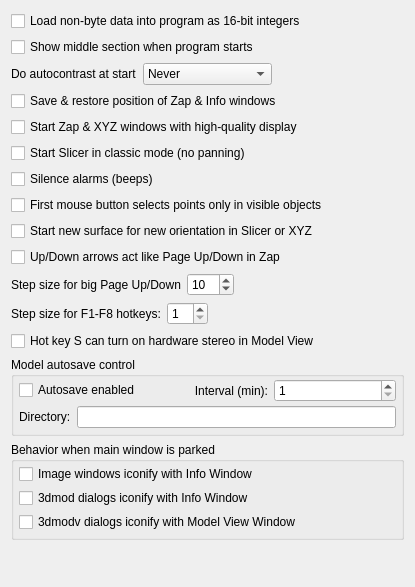
<?xml version="1.0" encoding="UTF-8"?>
<ui version="4.0">
 <class>BehaviorForm</class>
 <widget class="QWidget" name="BehaviorForm">
  <property name="geometry">
   <rect>
    <x>0</x>
    <y>0</y>
    <width>415</width>
    <height>587</height>
   </rect>
  </property>
  <property name="windowTitle">
   <string>Behavior</string>
  </property>
  <layout class="QVBoxLayout" name="verticalLayout">
   <item>
    <widget class="QCheckBox" name="loadUshortBox">
     <property name="toolTip">
      <string>Store images in program memory as 16-bit integers instead of converting to bytes</string>
     </property>
     <property name="text">
      <string>Load non-byte data into program as 16-bit integers</string>
     </property>
    </widget>
   </item>
   <item>
    <widget class="QCheckBox" name="startAtMidZBox">
     <property name="toolTip">
      <string>Start program on middle section instead of first one</string>
     </property>
     <property name="text">
      <string>Show middle section when program starts</string>
     </property>
    </widget>
   </item>
   <item>
    <layout class="QHBoxLayout">
     <item>
      <widget class="QLabel" name="textLabel1_2">
       <property name="text">
        <string>Do autocontrast at start</string>
       </property>
       <property name="wordWrap">
        <bool>false</bool>
       </property>
      </widget>
     </item>
     <item>
      <widget class="QComboBox" name="autoConAtStartBox">
       <property name="toolTip">
        <string>Set contrast with &quot;Auto&quot; on first section shown</string>
       </property>
       <item>
        <property name="text">
         <string>Never</string>
        </property>
       </item>
       <item>
        <property name="text">
         <string>If no model loaded</string>
        </property>
       </item>
       <item>
        <property name="text">
         <string>Always</string>
        </property>
       </item>
      </widget>
     </item>
     <item>
      <spacer name="spacer23">
       <property name="orientation">
        <enum>Qt::Horizontal</enum>
       </property>
       <property name="sizeType">
        <enum>QSizePolicy::Expanding</enum>
       </property>
       <property name="sizeHint" stdset="0">
        <size>
         <width>40</width>
         <height>20</height>
        </size>
       </property>
      </spacer>
     </item>
    </layout>
   </item>
   <item>
    <widget class="QCheckBox" name="geomCheckBox">
     <property name="text">
      <string>Save &amp;&amp; restore position of Zap &amp;&amp; Info windows</string>
     </property>
    </widget>
   </item>
   <item>
    <widget class="QCheckBox" name="startInHQBox">
     <property name="text">
      <string>Start Zap &amp;&amp; XYZ windows with high-quality display</string>
     </property>
    </widget>
   </item>
   <item>
    <widget class="QCheckBox" name="classicBox">
     <property name="text">
      <string>Start Slicer in classic mode (no panning)</string>
     </property>
    </widget>
   </item>
   <item>
    <widget class="QCheckBox" name="silenceBox">
     <property name="toolTip">
      <string>Turn off the beep for error mesages</string>
     </property>
     <property name="text">
      <string>Silence alarms (beeps)</string>
     </property>
    </widget>
   </item>
   <item>
    <widget class="QCheckBox" name="selectONcheckBox">
     <property name="toolTip">
      <string>Ignore objects that are OFF when attaching with mouse</string>
     </property>
     <property name="text">
      <string>First mouse button selects points only in visible objects</string>
     </property>
    </widget>
   </item>
   <item>
    <widget class="QCheckBox" name="slicerNewSurfBox">
     <property name="toolTip">
      <string>When modeling closed contours, start a new surface when the angle changes in Slicer or plane changes in XYZ</string>
     </property>
     <property name="text">
      <string>Start new surface for new orientation in Slicer or XYZ</string>
     </property>
    </widget>
   </item>
   <item>
    <widget class="QCheckBox" name="arrowsScrollZapBox">
     <property name="text">
      <string>Up/Down arrows act like Page Up/Down in Zap</string>
     </property>
    </widget>
   </item>
   <item>
    <layout class="QHBoxLayout" name="horizontalLayout">
     <item>
      <widget class="QLabel" name="label">
       <property name="text">
        <string>Step size for big Page Up/Down</string>
       </property>
      </widget>
     </item>
     <item>
      <widget class="QSpinBox" name="pageStepSpinBox">
       <property name="toolTip">
        <string>Step size for paging up and down with keypad * and / hot keys</string>
       </property>
       <property name="minimum">
        <number>2</number>
       </property>
       <property name="maximum">
        <number>500</number>
       </property>
       <property name="value">
        <number>10</number>
       </property>
      </widget>
     </item>
     <item>
      <spacer name="spacer23_2">
       <property name="orientation">
        <enum>Qt::Horizontal</enum>
       </property>
       <property name="sizeType">
        <enum>QSizePolicy::Expanding</enum>
       </property>
       <property name="sizeHint" stdset="0">
        <size>
         <width>40</width>
         <height>20</height>
        </size>
       </property>
      </spacer>
     </item>
    </layout>
   </item>
   <item>
    <layout class="QHBoxLayout">
     <property name="spacing">
      <number>6</number>
     </property>
     <property name="margin">
      <number>0</number>
     </property>
     <item>
      <widget class="QLabel" name="TextLabel3">
       <property name="text">
        <string>Step size for F1-F8 hotkeys:</string>
       </property>
       <property name="wordWrap">
        <bool>false</bool>
       </property>
      </widget>
     </item>
     <item>
      <widget class="QSpinBox" name="f1f8StepSpinBox">
       <property name="toolTip">
        <string>Step change in black/white values with F1 to F8 keys</string>
       </property>
       <property name="minimum">
        <number>1</number>
       </property>
       <property name="maximum">
        <number>16</number>
       </property>
      </widget>
     </item>
     <item>
      <spacer name="Spacer8">
       <property name="orientation">
        <enum>Qt::Horizontal</enum>
       </property>
       <property name="sizeType">
        <enum>QSizePolicy::Expanding</enum>
       </property>
       <property name="sizeHint" stdset="0">
        <size>
         <width>30</width>
         <height>0</height>
        </size>
       </property>
      </spacer>
     </item>
    </layout>
   </item>
   <item>
    <widget class="QCheckBox" name="keyHWstereoBox">
     <property name="toolTip">
      <string>Allows hot key to turn on hardware stereo; needs to be off for Mac without hardware stereo</string>
     </property>
     <property name="text">
      <string>Hot key S can turn on hardware stereo in Model View</string>
     </property>
    </widget>
   </item>
   <item>
    <widget class="QGroupBox" name="GroupBox5">
     <property name="title">
      <string>Model autosave control</string>
     </property>
     <layout class="QVBoxLayout">
      <property name="spacing">
       <number>4</number>
      </property>
      <property name="leftMargin">
       <number>5</number>
      </property>
      <property name="topMargin">
       <number>2</number>
      </property>
      <property name="rightMargin">
       <number>5</number>
      </property>
      <property name="bottomMargin">
       <number>5</number>
      </property>
      <item>
       <layout class="QHBoxLayout">
        <property name="spacing">
         <number>6</number>
        </property>
        <property name="margin">
         <number>0</number>
        </property>
        <item>
         <widget class="QCheckBox" name="autosaveEnabledBox">
          <property name="toolTip">
           <string>Save model to #autosave# file periodically</string>
          </property>
          <property name="text">
           <string>Autosave enabled</string>
          </property>
         </widget>
        </item>
        <item>
         <widget class="QLabel" name="TextLabel7">
          <property name="text">
           <string>Interval (min):</string>
          </property>
          <property name="alignment">
           <set>Qt::AlignRight|Qt::AlignTrailing|Qt::AlignVCenter</set>
          </property>
          <property name="wordWrap">
           <bool>false</bool>
          </property>
         </widget>
        </item>
        <item>
         <widget class="QSpinBox" name="autosaveSpinBox">
          <property name="toolTip">
           <string>Enter time in minutes between model autosaves</string>
          </property>
          <property name="minimum">
           <number>1</number>
          </property>
         </widget>
        </item>
       </layout>
      </item>
      <item>
       <layout class="QHBoxLayout">
        <property name="spacing">
         <number>6</number>
        </property>
        <property name="margin">
         <number>0</number>
        </property>
        <item>
         <widget class="QLabel" name="TextLabel8">
          <property name="text">
           <string>Directory:</string>
          </property>
          <property name="wordWrap">
           <bool>false</bool>
          </property>
         </widget>
        </item>
        <item>
         <widget class="QLineEdit" name="autosaveDirEdit">
          <property name="toolTip">
           <string>Enter a directory for autosave files to be placed in</string>
          </property>
         </widget>
        </item>
       </layout>
      </item>
     </layout>
    </widget>
   </item>
   <item>
    <widget class="QGroupBox" name="GroupBox3">
     <property name="title">
      <string>Behavior when main window is parked</string>
     </property>
     <layout class="QVBoxLayout">
      <property name="spacing">
       <number>4</number>
      </property>
      <property name="leftMargin">
       <number>5</number>
      </property>
      <property name="topMargin">
       <number>2</number>
      </property>
      <property name="rightMargin">
       <number>5</number>
      </property>
      <property name="bottomMargin">
       <number>5</number>
      </property>
      <item>
       <widget class="QCheckBox" name="imageIconifyBox">
        <property name="toolTip">
         <string>Park all image windows (Zap, Slicer, etc) when parking Info Window</string>
        </property>
        <property name="text">
         <string>Image windows iconify with Info Window</string>
        </property>
       </widget>
      </item>
      <item>
       <widget class="QCheckBox" name="imodDlgIconifyBox">
        <property name="toolTip">
         <string>Park all 3dmod dialogs (Edit-Object-Type, etc) when parking Info Window</string>
        </property>
        <property name="text">
         <string>3dmod dialogs iconify with Info Window</string>
        </property>
       </widget>
      </item>
      <item>
       <widget class="QCheckBox" name="imodvDlgIconifyBox">
        <property name="toolTip">
         <string>Park all 3dmodv dialogs (Edit-Objects, etc)  when parking 3dmodv Window</string>
        </property>
        <property name="text">
         <string>3dmodv dialogs iconify with Model View Window</string>
        </property>
       </widget>
      </item>
     </layout>
    </widget>
   </item>
   <item>
    <spacer name="spacer14">
     <property name="orientation">
      <enum>Qt::Vertical</enum>
     </property>
     <property name="sizeType">
      <enum>QSizePolicy::Expanding</enum>
     </property>
     <property name="sizeHint" stdset="0">
      <size>
       <width>17</width>
       <height>1</height>
      </size>
     </property>
    </spacer>
   </item>
  </layout>
 </widget>
 <layoutdefault spacing="6" margin="11"/>
 <resources/>
 <connections/>
</ui>
